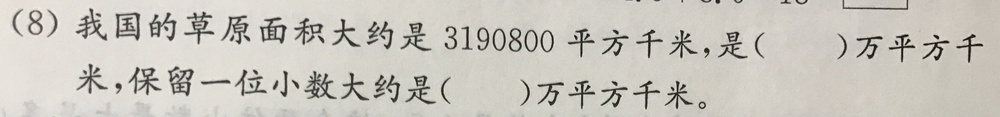
#> input picture TestInput/image_1.jpg, 1000 x 117 px, shrunk from 3350 x 392 before the run; its folder holds only this picture in this run
$ python imageRemove.py   (older library calls are emulated)
#> lines starting #> are read from the running program, lines starting #| are printed output that depends on the picture; after the words box and inside, x2 and y2 are one past the last pixel; in counts of white or black regions, pixels touching at a corner belong together
#coding:utf-8
import cv2
import os
import numpy as np
import matplotlib.pyplot as plt
from PIL import Image
import itertools
from PIL import ImageEnhance
from glob import glob
import os.path

# [115 lines left out: functions get_image, Gaussian_Blur, Sobel_gradient, Thresh_and_blur, image_morphology, findcnts_and_box_point and 4 more, not called in this run]

def ImageEnhanceSelf(image):
    # [5 lines of commented-out code are left out]
    enh_bri = ImageEnhance.Brightness(image)
    brightness = 2.5
    image_brightened = enh_bri.enhance(brightness)
    #image_brightened.show()
    # 色度增强
    enh_col = ImageEnhance.Color(image_brightened)
    color = 1.5
    image_colored = enh_col.enhance(color)
    #image_colored.show()
    # 对比度增强
    enh_con = ImageEnhance.Contrast(image_colored)
    contrast = 3
    image_contrasted = enh_con.enhance(contrast)
    #image_contrasted.show()
    # 锐度增强
    enh_sha = ImageEnhance.Sharpness(image_contrasted)
    sharpness = 2.0
    image_sharped = enh_sha.enhance(sharpness)
    #image_sharped.show()
    return image_sharped

def custom_threshold(image):
    gray = cv2.cvtColor(image, cv2.COLOR_RGB2GRAY)  #把输入图像灰度化
    h, w = gray.shape[:2]
    #print(h, w)
    m = np.reshape(gray, [1, w*h])
    mean = m.sum()/(w*h)
    #print("mean:", mean)
    ret, binary = cv2.threshold(gray, mean, 1, cv2.THRESH_BINARY)
    #img = Image.fromarray(binary, 'L')
    #img.show()
    return binary

def projectionY(thresh1):
    # cv2.imshow(thresh1)
    (h, w) = thresh1.shape  # 返回高和宽
    sumX = w - thresh1.sum(axis=1)  # 对行求和
    sumXBinary = sumX
    #print(sumXBinary)
    for i in range(0, h):
        # print(sumXBinary[i])
        if sumXBinary[i] > 2:#每行像素超过2个，则认为有值
            sumXBinary[i] = 1
        else:
            sumXBinary[i] = 0
    #print(sumXBinary)
    num_times = [(k, len(list(v))) for k, v in itertools.groupby(sumXBinary)]
    #print(num_times)
    #print(num_times)
    #print(num_times)
    sum = 0
    flag_start = []
    flag_end = []
    for i in range(0, len(num_times)):
        if num_times[i][1] <= 250:
            sum = sum + num_times[i][1]
        elif num_times[i][1] >= 250 and num_times[i][0] == 0:
            sum = sum + num_times[i][1]
        elif num_times[i][1] >= 250 and num_times[i][0] == 1:
            #print(num_times[i][1])
            flag_start.append(sum)
            flag_end.append(num_times[i][1] + sum)
            sum = num_times[i][1] + sum
    return flag_start, flag_end

def singleImageRemove(image_file):
#> called with image_file = 'TestInput/image_1.jpg'
    imgOrigin = Image.open(image_file)
#> imgOrigin is the input picture: PIL image 1000x117 RGB; mean R, G, B 201.6, 198.4, 190.3
    imageEnhance = ImageEnhanceSelf(imgOrigin)
#> in ImageEnhanceSelf, `image_brightened = enh_bri.enhance(brightness)`:
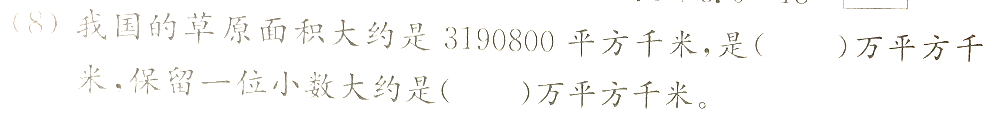
#> image_brightened: PIL image 1000x117 RGB; mean R, G, B 250.4, 250.1, 249.1
#> in ImageEnhanceSelf, `image_contrasted = enh_con.enhance(contrast)`:
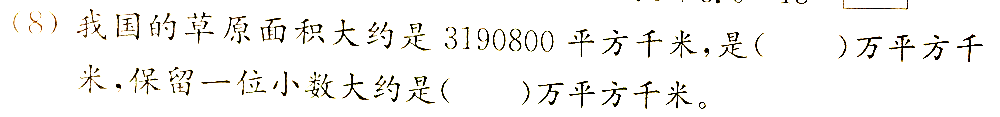
#> image_contrasted: PIL image 1000x117 RGB; mean R, G, B 245.2, 244.5, 242.8
    img2 = cv2.cvtColor(np.asarray(imageEnhance), cv2.COLOR_RGB2BGR)
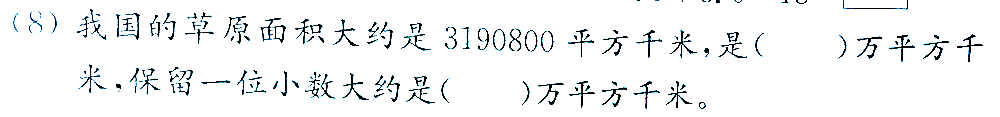
#> img2: shape (117, 1000, 3); mean R, G, B 242.5, 244.1, 244.8
    gray = custom_threshold(img2)
#> in custom_threshold, `gray = cv2.cvtColor(image, cv2.COLOR_RGB2GRAY)`:
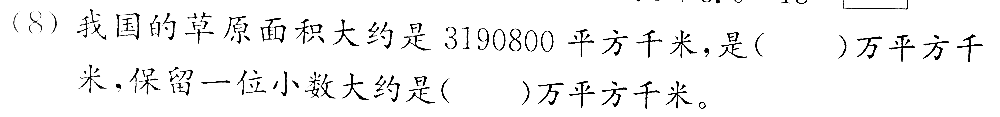
#> gray: shape (117, 1000); min 0, max 255, mean 243.7
#> in custom_threshold, `mean = m.sum()/(w*h)`: mean = 243.7
#> in custom_threshold, `ret, binary = cv2.threshold(gray, mean, 1, cv2.THRESH_BINARY)`:
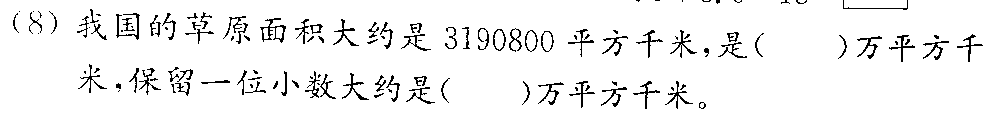
#> binary: shape (117, 1000); values 0 (black) and 1 (white), 94.6% white; black in thin lines or dots
#> in custom_threshold, `ret, binary = cv2.threshold(gray, mean, 1, cv2.THRESH_BINARY)`: ret = 243
    #print(gray)
    flagY_start, flagY_end = projectionY(gray)
#> in projectionY, `sumX = w - thresh1.sum(axis=1)`: sumX = 117 values, max 154 at index 37, min 0 at index 62, mean 53.58
#> in projectionY, `sumXBinary = sumX`: sumXBinary has the same summary as sumX
#> after the loop in projectionY, `for i in range(0, h):`: sumXBinary = 117 values, max 1 at index 0, min 0 at index 4, mean 0.88
#> in projectionY, `num_times = [(k, len(list(v))) for k, v in itertools.groupby(sumXBinar..`: num_times = [(1, 4), (0, 3), (1, 55), (0, 3), (1, 44), (0, 8)]
#> the loop in projectionY, `for i in range(0, len(num_times)):` made 6 passes
#> sum on passes 1 to 6: 4, 7, 62, 65, 109, 117
#> after the loop in projectionY, `for i in range(0, len(num_times)):`: flag_end = []; sum = 117
#> flagY_start = []; flagY_end = []
    #print(flagY_start, flagY_end)
    if len(flagY_start) == 0 and len(flagY_end) == 0:
        #print("no images")
        pass
    else:
        horsum, versum = getImageHorizontalAndVerticalSum(gray)
        #print('=====\n', imgName, '\n', len(horsum), '\n', len(versum))
        p, imageName = os.path.split(image_file)
        print("the image is :" + imageName)
        removedImg, crop_img = imageCrop(image_file)
        cv2.namedWindow('rm', cv2.WINDOW_NORMAL)
        cv2.imshow('rm', crop_img)
        cv2.namedWindow('or', cv2.WINDOW_NORMAL)
        cv2.imshow('or', removedImg)
        cv2.waitKey(1000)
        print(type(removedImg))
#> (the run stopped early here; a loop or call above may not have finished)

$ run again, on TestInput/image_13.jpg
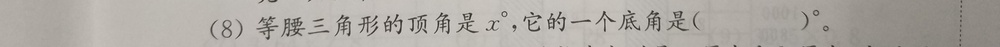
#> input picture TestInput/image_13.jpg, 1000 x 47 px, shrunk from 4000 x 188 before the run
#> in singleImageRemove, imgOrigin is the input picture: PIL image 1000x47 RGB; mean R, G, B 174.3, 170, 164.4
#> in singleImageRemove, `img2 = cv2.cvtColor(np.asarray(imageEnhance), cv2.COLOR_RGB2BGR)`:
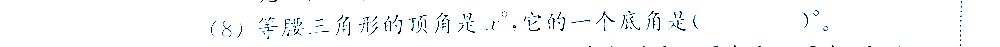
#> img2: shape (47, 1000, 3); mean R, G, B 248.9, 250, 250.8
#> mean = 249.8
#> in custom_threshold, `ret, binary = cv2.threshold(gray, mean, 1, cv2.THRESH_BINARY)`:
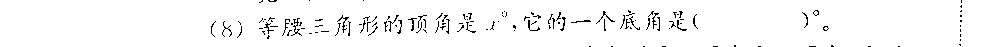
#> binary: shape (47, 1000); values 0 (black) and 1 (white), 97% white; black in thin lines or dots, all inside (x1, y1, x2, y2) = (211, 0, 962, 47)
#> ret = 249
#> sumX = 47 values, max 89 at index 21, min 0 at index 3, mean 29.68
#> in projectionY, `sumXBinary = sumX`: sumXBinary has the same summary as sumX
#> after the loop in projectionY, `for i in range(0, h):`: sumXBinary = 47 values, max 1 at index 0, min 0 at index 3, mean 0.702
#> num_times = [(1, 3), (0, 7), (1, 28), (0, 7), (1, 2)]
#> the loop in projectionY, `for i in range(0, len(num_times)):` made 5 passes
#> sum on passes 1 to 5: 3, 10, 38, 45, 47
#> after the loop in projectionY, `for i in range(0, len(num_times)):`: flag_end = []; sum = 47
#> flagY_start = []

$ run again, on TestInput/image_14.jpg
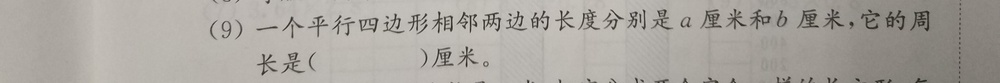
#> input picture TestInput/image_14.jpg, 1000 x 83 px, shrunk from 4000 x 332 before the run
#> in singleImageRemove, imgOrigin is the input picture: PIL image 1000x83 RGB; mean R, G, B 169.8, 165.7, 159.8
#> in custom_threshold, `gray = cv2.cvtColor(image, cv2.COLOR_RGB2GRAY)`:
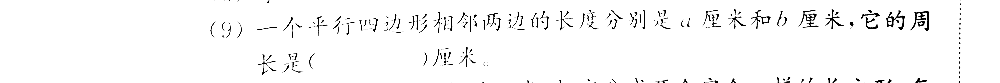
#> gray: shape (83, 1000); min 0, max 255, mean 248.4
#> mean = 248.4
#> in custom_threshold, `ret, binary = cv2.threshold(gray, mean, 1, cv2.THRESH_BINARY)`:
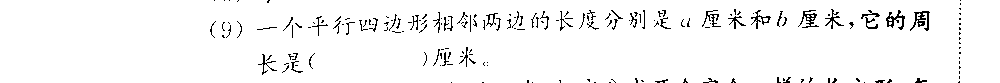
#> binary: shape (83, 1000); values 0 (black) and 1 (white), 96.4% white; black in thin lines or dots, all inside (x1, y1, x2, y2) = (210, 0, 961, 83)
#> ret = 248
#> sumX = 83 values, max 148 at index 18, min 0 at index 5, mean 35.72
#> in projectionY, `sumXBinary = sumX`: sumXBinary has the same summary as sumX
#> after the loop in projectionY, `for i in range(0, h):`: sumXBinary = 83 values, max 1 at index 0, min 0 at index 2, mean 0.771
#> num_times = [(1, 2), (0, 7), (1, 29), (0, 9), (1, 27), (0, 3), (1, 6)]
#> the loop in projectionY, `for i in range(0, len(num_times)):` made 7 passes
#> sum on passes 1 to 7: 2, 9, 38, 47, 74, 77, 83
#> after the loop in projectionY, `for i in range(0, len(num_times)):`: flag_end = []; sum = 83
#> flagY_start = []

$ run again, on TestInput/image_15.jpg
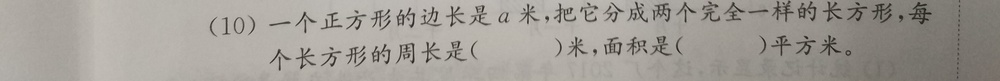
#> input picture TestInput/image_15.jpg, 1000 x 81 px, shrunk from 4000 x 324 before the run
#> in singleImageRemove, imgOrigin is the input picture: PIL image 1000x81 RGB; mean R, G, B 161.3, 156.8, 150.6
#> in custom_threshold, `gray = cv2.cvtColor(image, cv2.COLOR_RGB2GRAY)`:
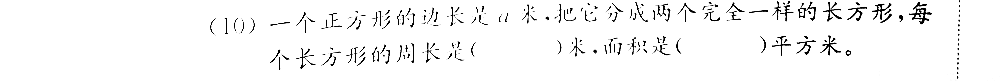
#> gray: shape (81, 1000); min 0, max 255, mean 246.3
#> mean = 246.3
#> in custom_threshold, `ret, binary = cv2.threshold(gray, mean, 1, cv2.THRESH_BINARY)`:
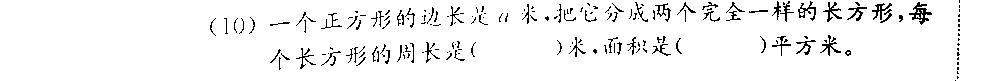
#> binary: shape (81, 1000); values 0 (black) and 1 (white), 95.4% white; black in thin lines or dots, all inside (x1, y1, x2, y2) = (210, 0, 960, 81)
#> ret = 246
#> sumX = 81 values, max 140 at index 11, min 0 at index 70, mean 45.59
#> in projectionY, `sumXBinary = sumX`: sumXBinary has the same summary as sumX
#> after the loop in projectionY, `for i in range(0, h):`: sumXBinary = 81 values, max 1 at index 1, min 0 at index 0, mean 0.852
#> num_times = [(0, 1), (1, 69), (0, 11)]
#> the loop in projectionY, `for i in range(0, len(num_times)):` made 3 passes
#> sum on passes 1 to 3: 1, 70, 81
#> after the loop in projectionY, `for i in range(0, len(num_times)):`: flag_end = []; sum = 81
#> flagY_start = []
